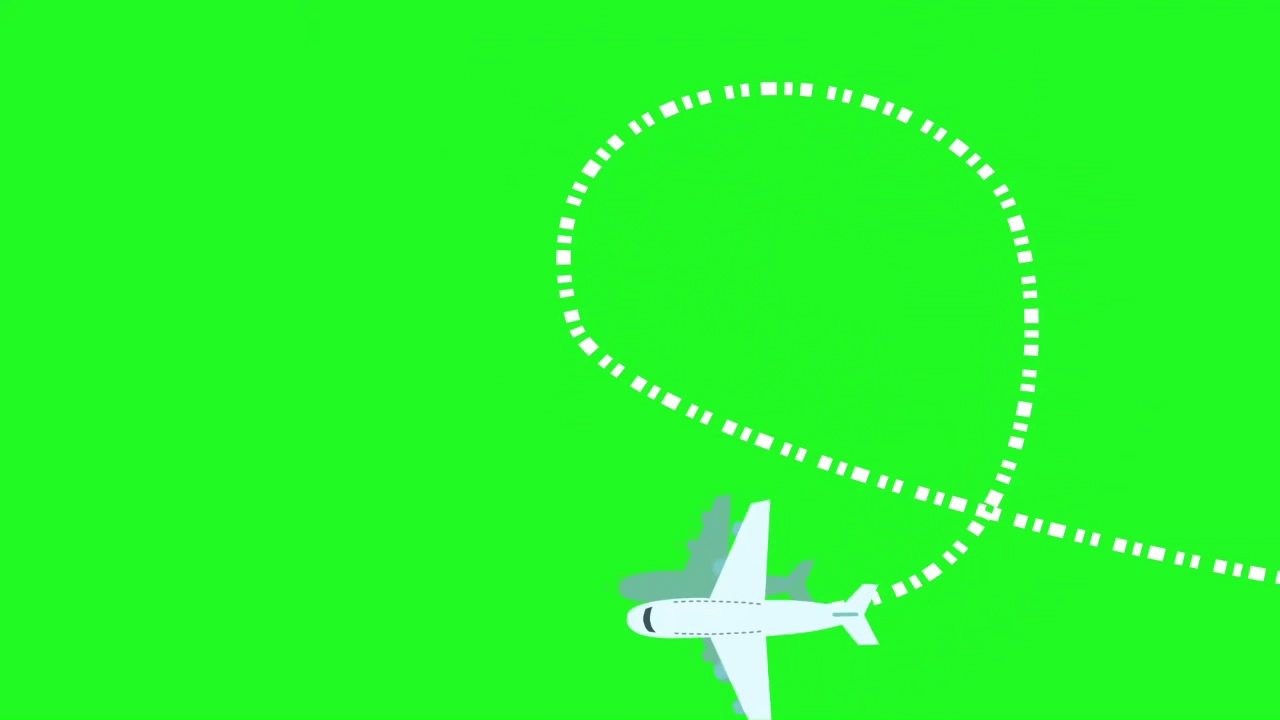
#> input picture frame 6 of data/test.mp4, 1280 x 720 px
$ python track_plane_in_video.py
#> lines starting #> are read from the running program, lines starting #| are printed output that depends on the picture
import cv2
import numpy as np
import os


#############################
# KROK 1: Funkcje pomocnicze
#############################

def three_point_approximation(prev_frames_gray, current_gray, e=3.0):
    """
    prev_frames_gray: lista 3 poprzednich klatek w skali szarości.
    current_gray: bieżąca klatka w skali szarości.
    Zwraca maskę binarną (0/1) obszaru ruchu.
    """
    f1, f2, f3 = prev_frames_gray
    optimistic = np.max(np.stack([f1, f2, f3]), axis=0)
    pessimistic = np.min(np.stack([f1, f2, f3]), axis=0)
    median_val = np.median(np.stack([f1, f2, f3]), axis=0)

    mean_est = (optimistic + 4 * median_val + pessimistic) / 6.0
    std_est = (optimistic - pessimistic) / 6.0

    diff = np.abs(current_gray - mean_est)
    mask = (diff > (e * std_est)).astype(np.uint8)
    return mask


def clean_noise(mask, kernel_size=5):
    """
    Usuwa drobny szum metodą morfologiczną (open).
    Zwraca oczyszczoną maskę 0/1.
    """
    kernel = cv2.getStructuringElement(cv2.MORPH_ELLIPSE, (kernel_size, kernel_size))
    opened = cv2.morphologyEx(mask, cv2.MORPH_OPEN, kernel)
    # convert to 0/1
    opened_bin = (opened > 0).astype(np.uint8)
    return opened_bin


def find_largest_contour_bbox(mask):
    """
    Znajduje największy kontur w masce (0/1 lub 0/255).
    Zwraca (x, y, w, h) lub None, jeśli brak konturów.
    """
    # Upewnij się, że maska jest w formacie 0/255:
    mask_255 = mask * 255 if mask.max() == 1 else mask.copy()

    contours, _ = cv2.findContours(mask_255, cv2.RETR_EXTERNAL, cv2.CHAIN_APPROX_SIMPLE)
    if not contours:
        return None
    largest = max(contours, key=cv2.contourArea)
    x, y, w, h = cv2.boundingRect(largest)
    return (x, y, w, h)


#############################
# KROK 2: Główny pipeline
#############################

def track_object_in_video(input_video, output_video, e=3.0):
    """
    Odczytuje video z input_video, dla każdej klatki wykrywa ruch metodą
    three-point approximation, rysuje bounding box na największym obszarze ruchu
    i zapisuje do output_video.
    """
#> called with input_video = '../data/test.mp4', output_video = '../results/samolot_wynik4.mp4', e = 3

    # Otwarcie wideo źródłowego
    cap = cv2.VideoCapture(input_video)
    if not cap.isOpened():
        print(f"Nie udało się otworzyć pliku: {input_video}")
        return

    # Pobranie parametrów oryginalnego filmu
    width = int(cap.get(cv2.CAP_PROP_FRAME_WIDTH))
    height = int(cap.get(cv2.CAP_PROP_FRAME_HEIGHT))
    fps = cap.get(cv2.CAP_PROP_FPS)
    # Kodowanie wideo (MP4 - 'mp4v', albo 'XVID', 'MJPG' itd.)
    fourcc = cv2.VideoWriter_fourcc(*'mp4v')

    # Utworzenie obiektu VideoWriter do zapisu
    out = cv2.VideoWriter(output_video, fourcc, fps, (width, height))

    # Przechowywanie 3 poprzednich klatek w skali szarości
    prev_frames_gray = []

    frame_idx = 0
    while True:
        ret, frame = cap.read()
#> frame is the input picture: shape (720, 1280, 3); mean B, G, R 42.6, 249.3, 39.8
        if not ret:
            break  # koniec wideo

        # Konwersja do szarości
        gray = cv2.cvtColor(frame, cv2.COLOR_BGR2GRAY)
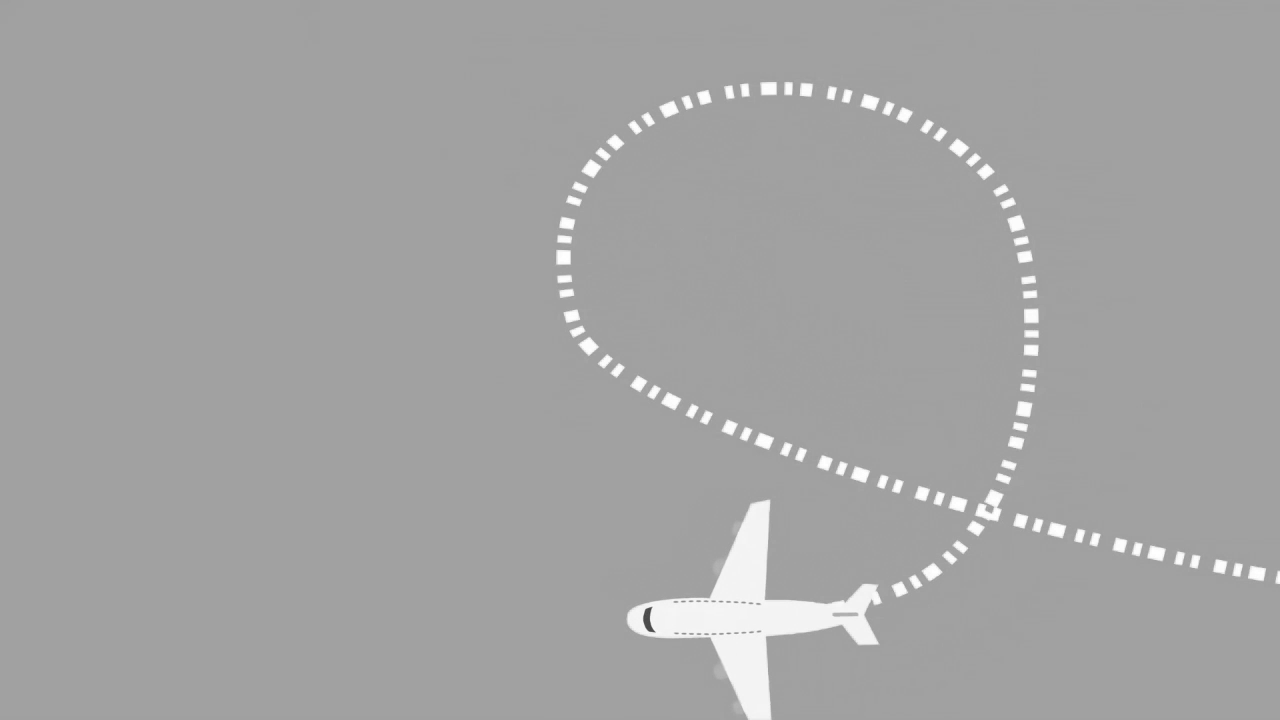
#> gray: shape (720, 1280); min 70, max 255, mean 163.4

        # Dodaj bieżącą klatkę do bufora
        if len(prev_frames_gray) < 3:
            prev_frames_gray.append(gray)
            # Jeszcze nie mamy 3 klatek wstecz, więc nie robimy detekcji
            out.write(frame)
        else:
            # Mamy już 3 poprzednie klatki
            mask = three_point_approximation(prev_frames_gray, gray, e=e)
            mask_clean = clean_noise(mask, kernel_size=5)

            bbox = find_largest_contour_bbox(mask_clean)
            # Rysuj bounding box, jeśli coś wykryto
            if bbox is not None:
                (x, y, w, h) = bbox
                cv2.rectangle(frame, (x, y), (x + w, y + h), (0, 0, 255), 2)

            # Zapis do pliku wideo
            out.write(frame)

            # Aktualizujemy bufor klatek
            prev_frames_gray.pop(0)  # usuń najstarszą
            prev_frames_gray.append(gray)

        frame_idx += 1

    cap.release()
    out.release()
    print(f"Zapisano wynik do pliku: {output_video}")


#############################
# KROK 3: Uruchom test
#############################

if __name__ == "__main__":
    input_vid = "../data/test.mp4"  # Ścieżka do Twojego pliku wejściowego
    output_vid = "../results/samolot_wynik4.mp4"  # Gdzie zapisać efekt

    track_object_in_video(input_vid, output_vid, e=3.0)

$ run again, starting later in the video
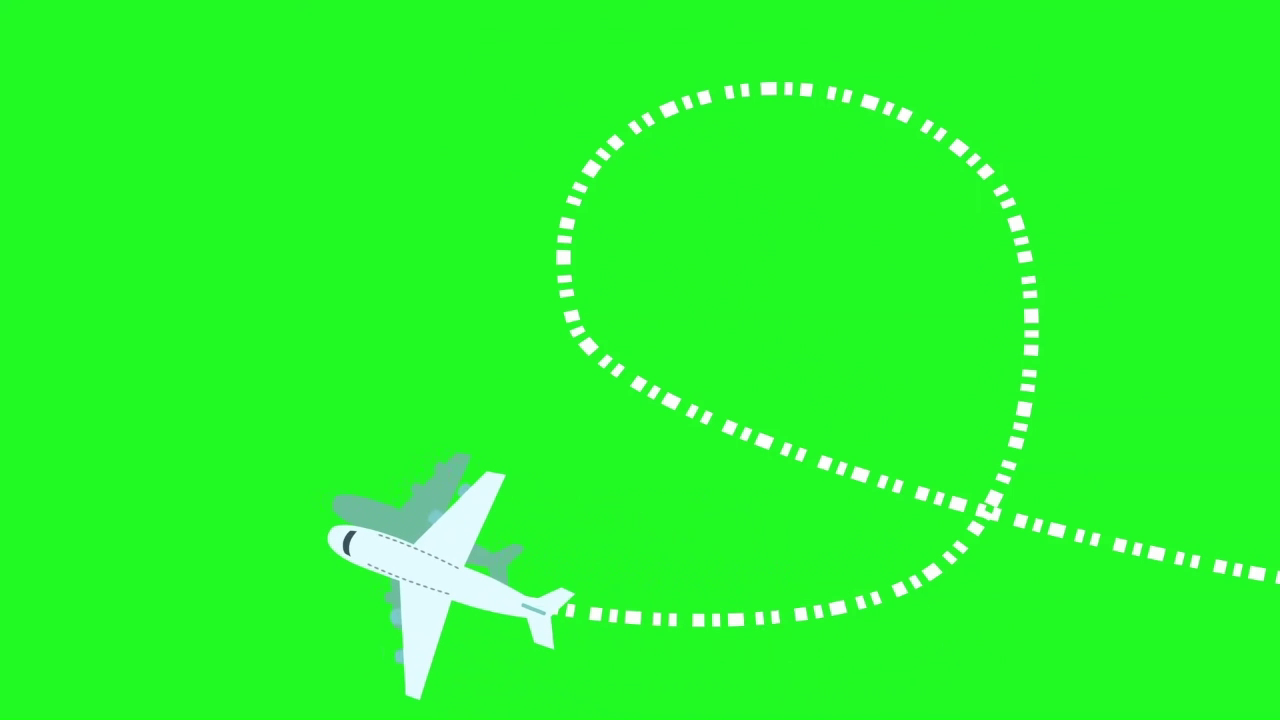
#> input picture frame 30 of data/test.mp4, 1280 x 720 px
#> in track_object_in_video, frame is the input picture: shape (720, 1280, 3); mean B, G, R 43.2, 249.3, 40.4
#> in track_object_in_video, `gray = cv2.cvtColor(frame, cv2.COLOR_BGR2GRAY)`:
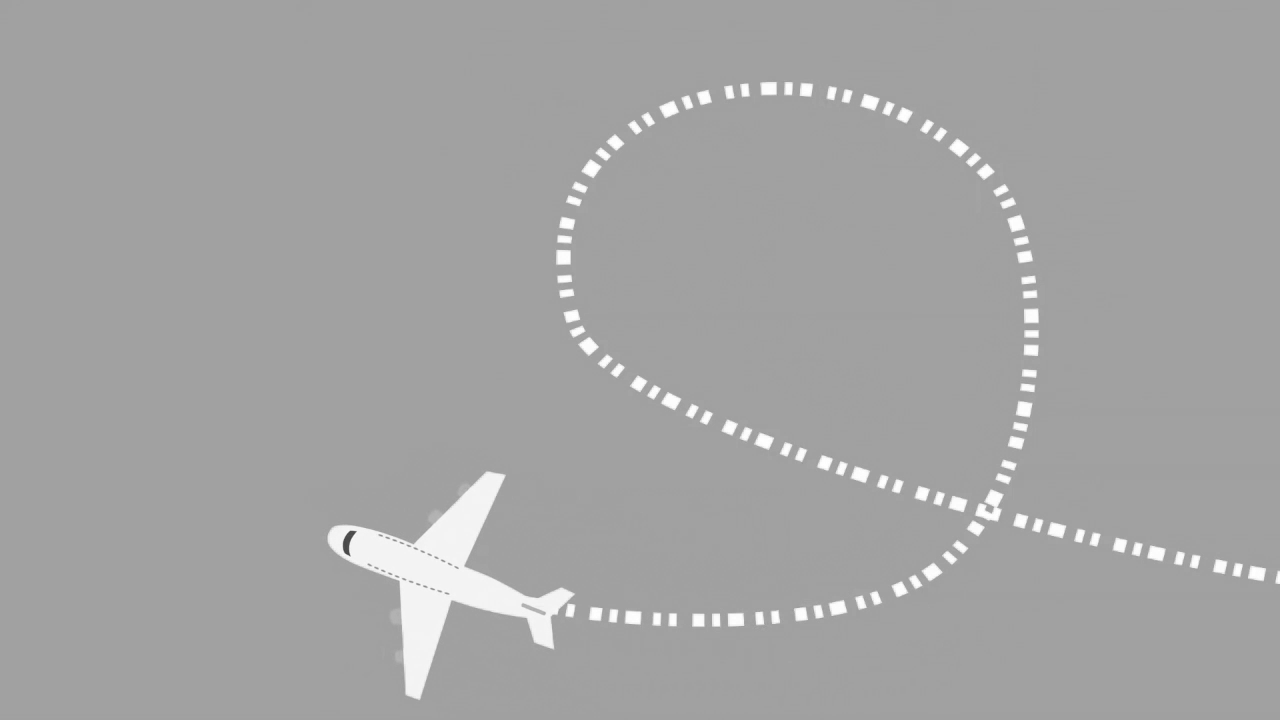
#> gray: shape (720, 1280); min 71, max 255, mean 163.6

$ run again, starting later in the video
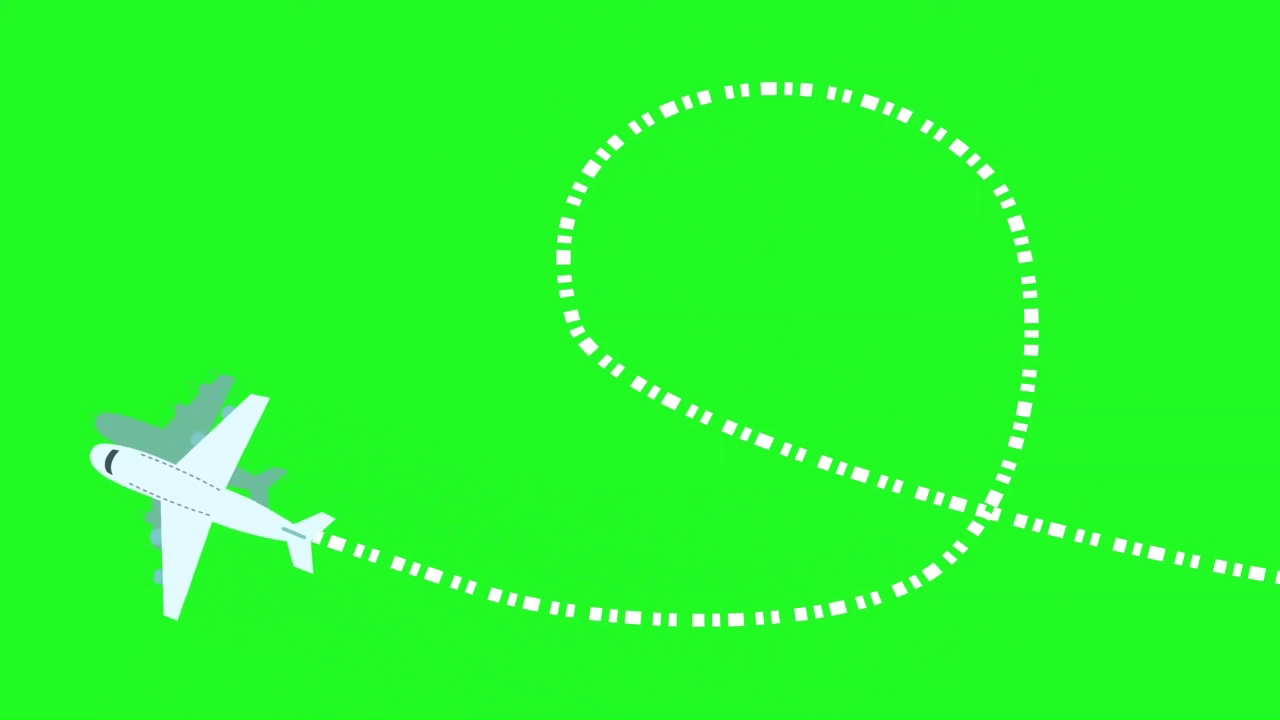
#> input picture frame 53 of data/test.mp4, 1280 x 720 px
#> in track_object_in_video, frame is the input picture: shape (720, 1280, 3); mean B, G, R 43.7, 249.2, 40.8
#> in track_object_in_video, `gray = cv2.cvtColor(frame, cv2.COLOR_BGR2GRAY)`:
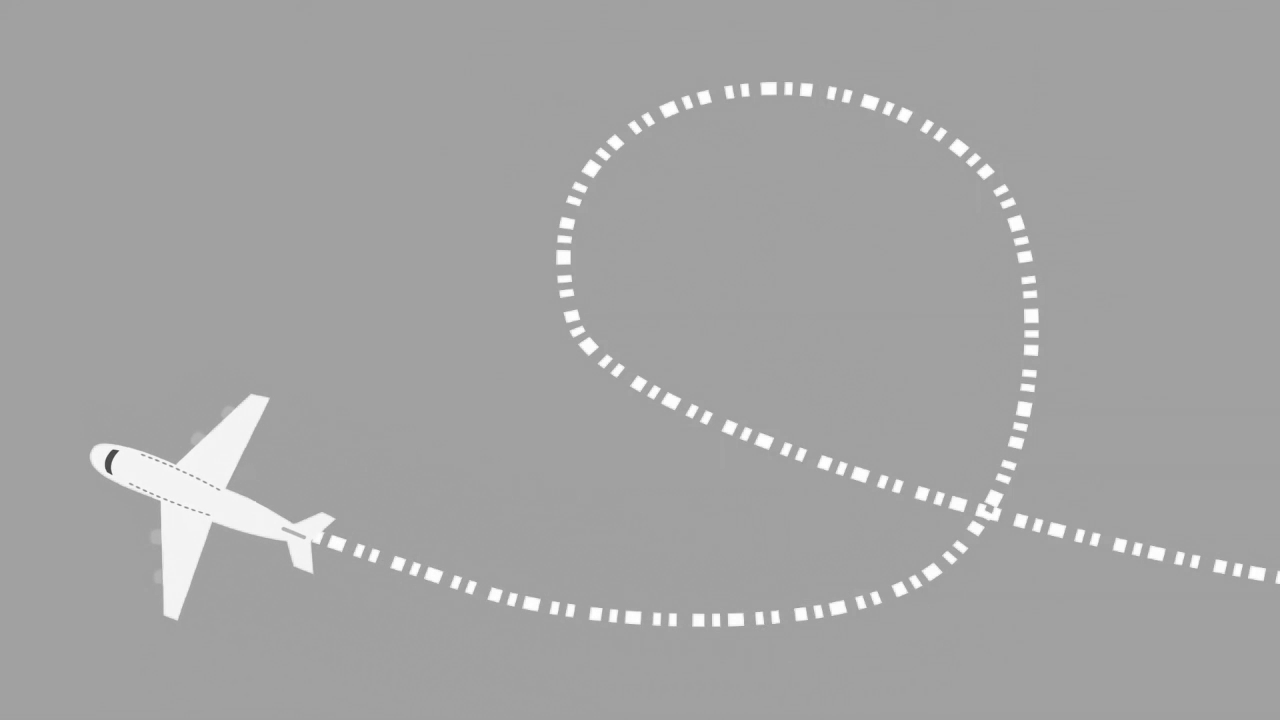
#> gray: shape (720, 1280); min 65, max 255, mean 163.7
